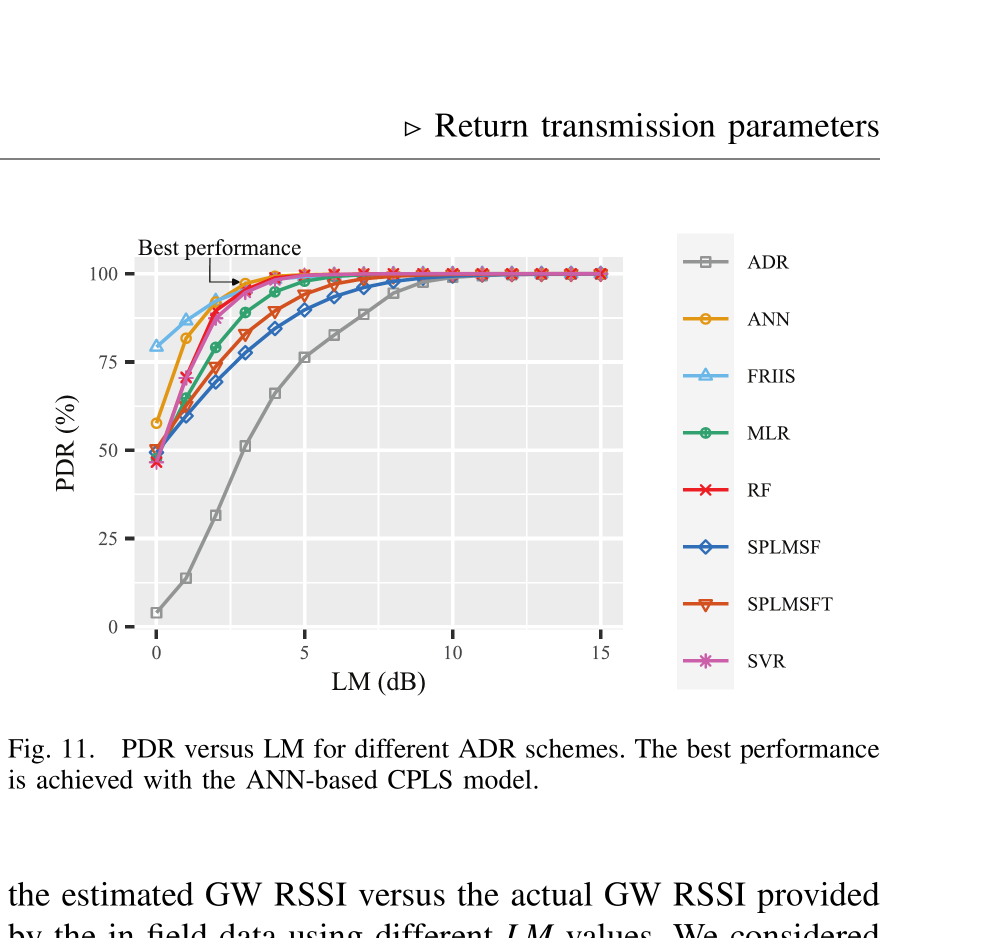
#> input picture paper_digitized/fig11_hi.png, 1975 x 1875 px (shown at 1/2 size)
$ python digitize.py
#> lines starting #> are read from the running program, lines starting #| are printed output that depends on the picture; after the words box and inside, x2 and y2 are one past the last pixel; in counts of white or black regions, pixels touching at a corner belong together
"""Digitize a ggplot-style figure: detect the grey panel and its white gridlines, map pixels
to data via the known tick values, classify curve pixels by colour, and read each series at
requested x positions as the median y of its pixels in a narrow column band."""
import numpy as np
from PIL import Image

SERIES = ["ADR", "ANN", "FRIIS", "MLR", "RF", "SPLMSF", "SPLMSFT", "SVR"]   # legend order


def panel_and_grid(a):
    """Panel bbox from the ggplot grey; gridlines = narrow white runs inside it.  Returns the
    MAJOR gridline centres (thicker runs) and all runs, so ticks can be matched to labels."""
    grey = (np.abs(a[:, :, 0] - 235) < 8) & (np.abs(a[:, :, 1] - 235) < 8) & (np.abs(a[:, :, 2] - 235) < 8)
    white = (a.min(axis=2) > 248)
    rows = np.flatnonzero(grey.mean(axis=1) > 0.15); cols = np.flatnonzero(grey.mean(axis=0) > 0.15)
    y0, y1, x0, x1 = rows[0], rows[-1], cols[0], cols[-1]
    iy, ix = slice(y0 + 12, y1 - 12), slice(x0 + 12, x1 - 12)          # interior only

    def runs(profile, offset, lo, hi):
        idx = np.flatnonzero(profile > 0.6)
        groups = np.split(idx, np.flatnonzero(np.diff(idx) > 1) + 1)
        out = []
        for g in groups:
            if not len(g): continue
            c, w = g.mean() + offset, g[-1] - g[0] + 1
            if w <= 10 and lo - 1 <= c <= hi + 1:      # a gridline, inside the panel proper
                out.append(c)
        return np.array(out)

    v = runs(white[iy, x0 - 4:x1 + 5].mean(axis=0), x0 - 4, x0, x1)
    h = runs(white[y0 - 4:y1 + 5, ix].mean(axis=1), y0 - 4, y0, y1)
    return (y0, y1, x0, x1), v, h


def calibrate(lines_px, first_tick, spacing, descending=False):
    """Equally spaced gridlines; the one at the axis minimum is `first_tick`.  For y the
    pixel order is reversed (pixel y grows downward while data grows upward)."""
    px = np.sort(lines_px)
    if descending: px = px[::-1]
    vals = first_tick + spacing * np.arange(len(px))
    return np.polyfit(vals, px, 1), len(px)


def legend_colors(a, box):
    """Sample the legend key colours top-to-bottom.  box = (x0, x1, y0, y1) of the key column."""
    x0, x1, y0, y1 = box
    sub = a[y0:y1, x0:x1].astype(int)
    sat = sub.max(axis=2) - sub.min(axis=2)
    dark_grey = (sat < 12) & (sub.mean(axis=2) < 200) & (sub.mean(axis=2) > 90)
    marker = (sat > 60) | dark_grey
    rows = np.flatnonzero(marker.mean(axis=1) > 0.05)
    groups = np.split(rows, np.flatnonzero(np.diff(rows) > 15) + 1)
    cols = []
    for g in groups:
        px = sub[g[0]:g[-1] + 1][marker[g[0]:g[-1] + 1]]
        cols.append(px.mean(axis=0))
    return cols


def classify(a, colors, tol=55):
    """Nearest-colour label per pixel, or -1 if far from every series colour."""
    flat = a.reshape(-1, 3).astype(float)
    d = np.stack([np.linalg.norm(flat - c, axis=1) for c in colors], axis=1)
    lab = d.argmin(axis=1); lab[d.min(axis=1) > tol] = -1
    return lab.reshape(a.shape[:2])


def read_series(a, lab, k, xs_px, panel, half=4):
    y0, y1, x0, x1 = panel
    out = []
    for xp in xs_px:
        band = lab[y0:y1, int(xp - half):int(xp + half + 1)]
        ys = np.flatnonzero((band == k).any(axis=1)) + y0
        out.append(np.median(ys) if len(ys) else np.nan)
    return np.array(out)


def digitize(png, x_first, x_step, y_first, y_step, x_query, legend_box=None, colors=None, tol=55,
             y_anchor_series=None):
#> called with png = 'fig11_hi.png', x_first = 0, x_step = 2.5, y_first = 0, y_step = 12.5, legend_box = (1370, 1460, 470, 1400), tol = 55
    a = np.asarray(Image.open(png).convert("RGB")).astype(int)
    panel, v, h = panel_and_grid(a)
#> in panel_and_grid, `grey = (np.abs(a[:, :, 0] - 235) < 8) & (np.abs(a[:, :, 1] - 235) < 8)..`:
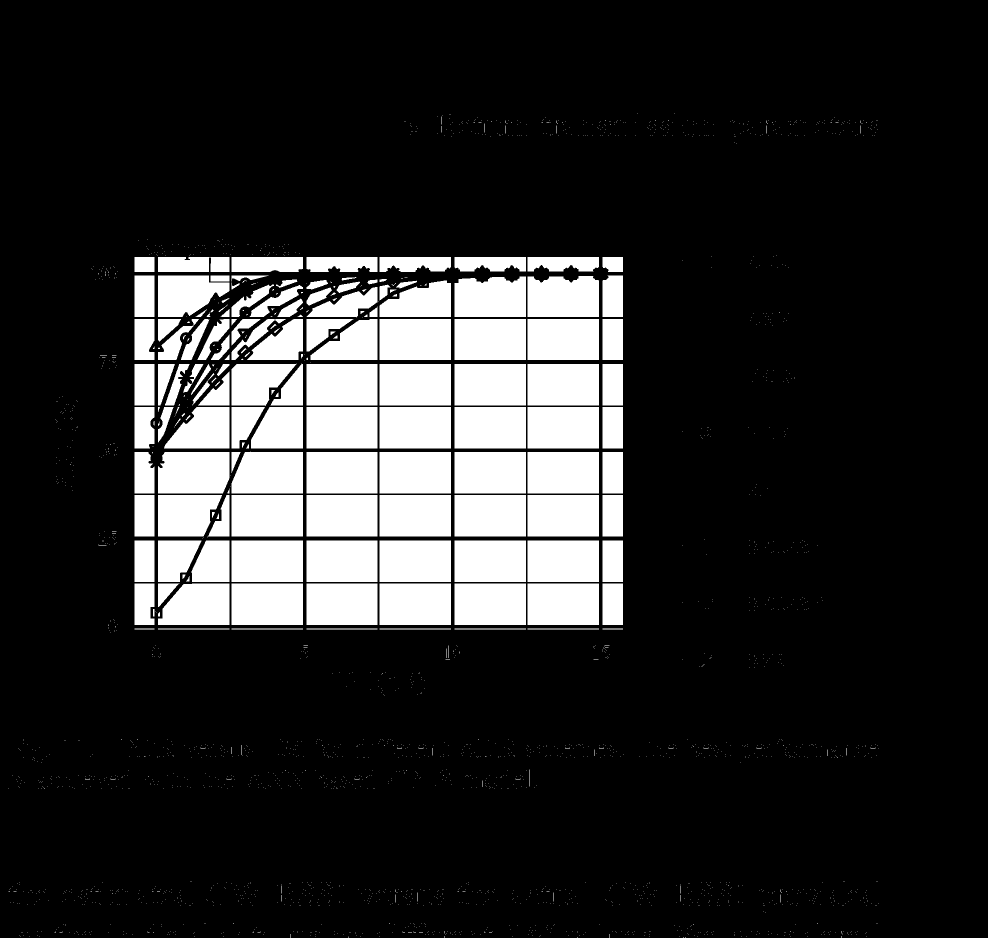
#> grey: shape (1875, 1975) bool (shown at 1/2 size); 16.5% white; 2556 white regions (2397 under 20 px), largest, box (x1, y1, x2, y2) and area: (759, 728, 902, 811) 11869, (909, 728, 1052, 811) 11869, (1055, 728, 1198, 811) 11869
#> in panel_and_grid, `white = (a.min(axis=2) > 248)`:
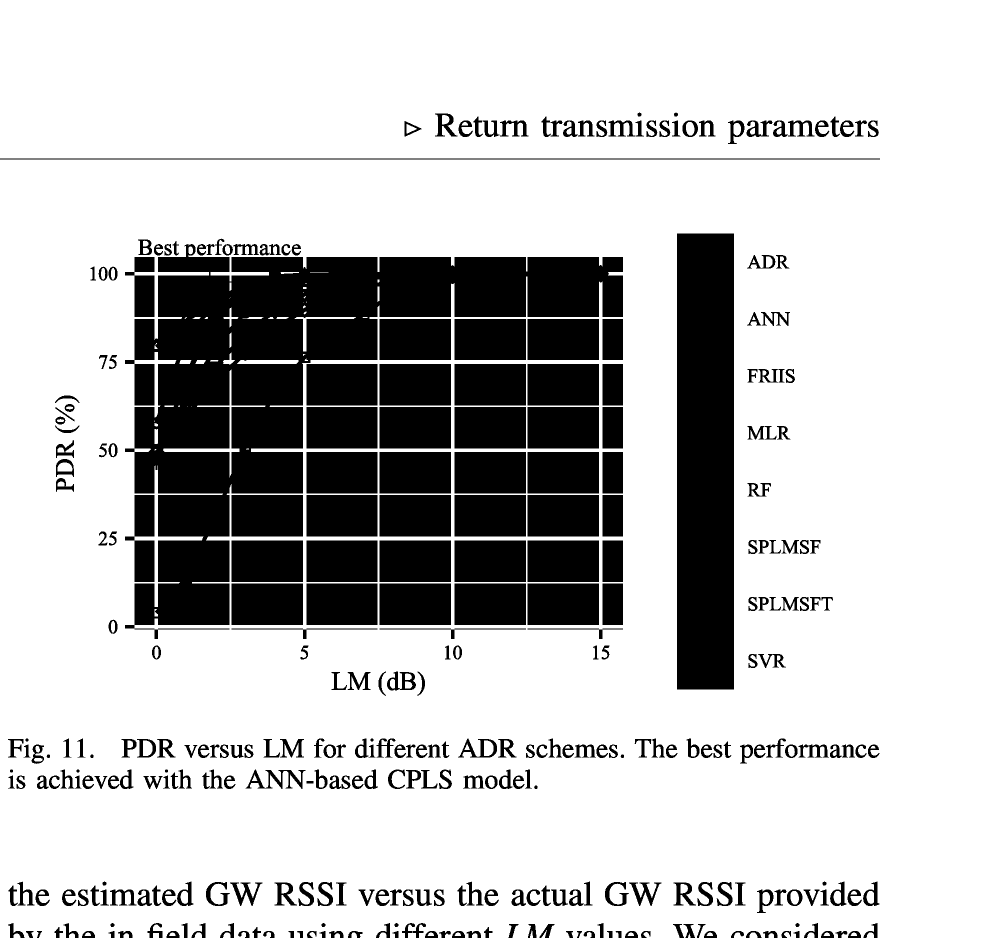
#> white: shape (1875, 1975) bool (shown at 1/2 size); 76.5% white; 346 black regions, largest, box (x1, y1, x2, y2) and area: (250, 488, 1246, 1278) 269904, (1354, 467, 1468, 1379) 103968, (759, 728, 902, 811) 11869
#> in panel_and_grid, `rows = np.flatnonzero(grey.mean(axis=1) > 0.15)`: rows = 694 values from 514 to 1258
#> in panel_and_grid, `cols = np.flatnonzero(grey.mean(axis=0) > 0.15)`: cols = 938 values from 269 to 1245
#> in panel_and_grid, `y0, y1, x0, x1 = rows[0], rows[-1], cols[0], cols[-1]`: y0 = 514; y1 = 1258; x0 = 269; x1 = 1245
#> in runs, `idx = np.flatnonzero(profile > 0.6)`: idx = 47 values from 0 to 984
#> in runs, `groups = np.split(idx, np.flatnonzero(np.diff(idx) > 1) + 1)`: groups = [[0, 1, 2, 3], [44, 45, 46, 47, 48, 49, 50], [194, 195, 196, 197], [341, 342, 343, 344, 345, 346, 347], [490, 491, 492, 493], [637, 638, 639, 640, 641, 642, 643], [787, 788, 789], [933, 934, 935, 936, 937, 938, 939], [981, 982, 983, 984]]
#> the loop in runs, `for g in groups:` made 9 passes
#> (g, c, w) on passes 1 to 9: ([0, 1, 2, 3], 266.5, 4), ([44, 45, 46, 47, 48, 49, 50], 312, 7), ([194, 195, 196, 197], 460.5, 4), ([341, 342, 343, 344, 345, 346, 347], 609, 7), ([490, 491, 492, 493], 756.5, 4), ([637, 638, 639, 640, 641, 642, 643], 905, 7), ([787, 788, 789], 1053, 3), ([933, 934, 935, 936, 937, 938, 939], 1201, 7), ([981, 982, 983, 984], 1247.5, 4)
#> after the loop in runs, `for g in groups:`: out = [312, 460.5, 609, 756.5, 905, 1053, 1201]
#> the loop in runs (call 2), `for g in groups:` made 10 passes
#> (g, c, w) on passes 1 to 10: ([0, 1, 2, 3], 511.5, 4), ([124, 125, 126, 127], 635.5, 4), ([210, 211, 212, 213, 214, 215, 216, 217], 723.5, 8), ([301, 302, 303], 812, 3), ([387, 388, 389, 390, 391, 392, 393], 900, 7), ([477, 478, 479], 988, 3), ([563, 564, 565, 566, 567, 568, 569, 570], 1076.5, 8), ([654, 655, 656], 1165, 3), ([740, 741, 742, 743, 744, 745, 746], 1253, 7), ([749, 750, 751, 752], 1260.5, 4)
#> in panel_and_grid, `h = runs(white[y0 - 4:y1 + 5, ix].mean(axis=1), y0 - 4, y0, y1)`: h = [635.5, 723.5, 812, 900, 988, 1076.5, 1165, 1253]
#> panel = (514, 1258, 269, 1245); v = [312, 460.5, 609, 756.5, 905, 1053, 1201]; h = [635.5, 723.5, 812, 900, 988, 1076.5, 1165, 1253]
    px_per_x, nx = calibrate(v, x_first, x_step)
#> in calibrate, `px = np.sort(lines_px)`: px = [312, 460.5, 609, 756.5, 905, 1053, 1201]
#> in calibrate, `vals = first_tick + spacing * np.arange(len(px))`: vals = [0, 2.5, 5, 7.5, 10, 12.5, 15]
#> px_per_x = [59.26, 312.3]; nx = 7
    if colors is None: colors = legend_colors(a, legend_box)
#> in legend_colors, `sub = a[y0:y1, x0:x1].astype(int)`:
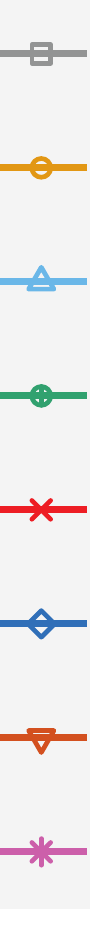
#> sub: shape (930, 90, 3) int64; mean R, G, B 236.7, 234, 233.9
#> in legend_colors, `sat = sub.max(axis=2) - sub.min(axis=2)`:
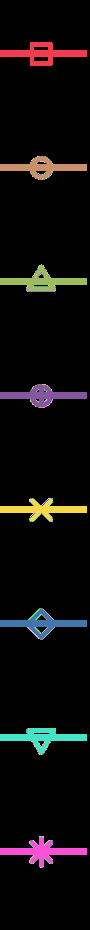
#> sat: shape (930, 90) int64; 82 distinct labels, from 0 to 208; one colour per label, 0 black
#> in legend_colors, `dark_grey = (sat < 12) & (sub.mean(axis=2) < 200) & (sub.mean(axis=2) ..`:
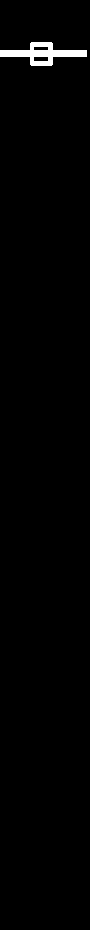
#> dark_grey: shape (930, 90) bool; 1.1% white; 1 white region, box (x1, y1, x2, y2) and area: (0, 42, 87, 66) 898
#> in legend_colors, `marker = (sat > 60) | dark_grey`:
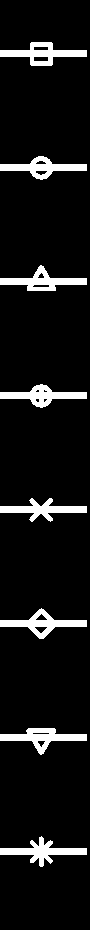
#> marker: shape (930, 90) bool; 8.3% white; 8 white regions, largest, box (x1, y1, x2, y2) and area: (0, 42, 87, 66) 898, (0, 728, 87, 755) 896, (0, 836, 87, 867) 895
#> in legend_colors, `rows = np.flatnonzero(marker.mean(axis=1) > 0.05)`: rows = 201 values from 42 to 865
#> in legend_colors, `groups = np.split(rows, np.flatnonzero(np.diff(rows) > 15) + 1)`: groups = 8 items
#> the loop in legend_colors, `for g in groups:` made 8 passes
#> after the loop in legend_colors, `for g in groups:`: cols = [[147.2, 148.2, 148.2], [226.3, 152.7, 24.12], [107.2, 183.5, 232.1], [50.5, 161.6, 112], [237.1, 32.92, 39.79], [52.52, 114, 185.4], [211.4, 82.22, 33.88], [204.2, 95.94, 170.4]]
#> colors has the same summary as cols in legend_colors
    lab = classify(a, colors, tol)
#> in classify, `return lab.reshape(a.shape[:2])`:
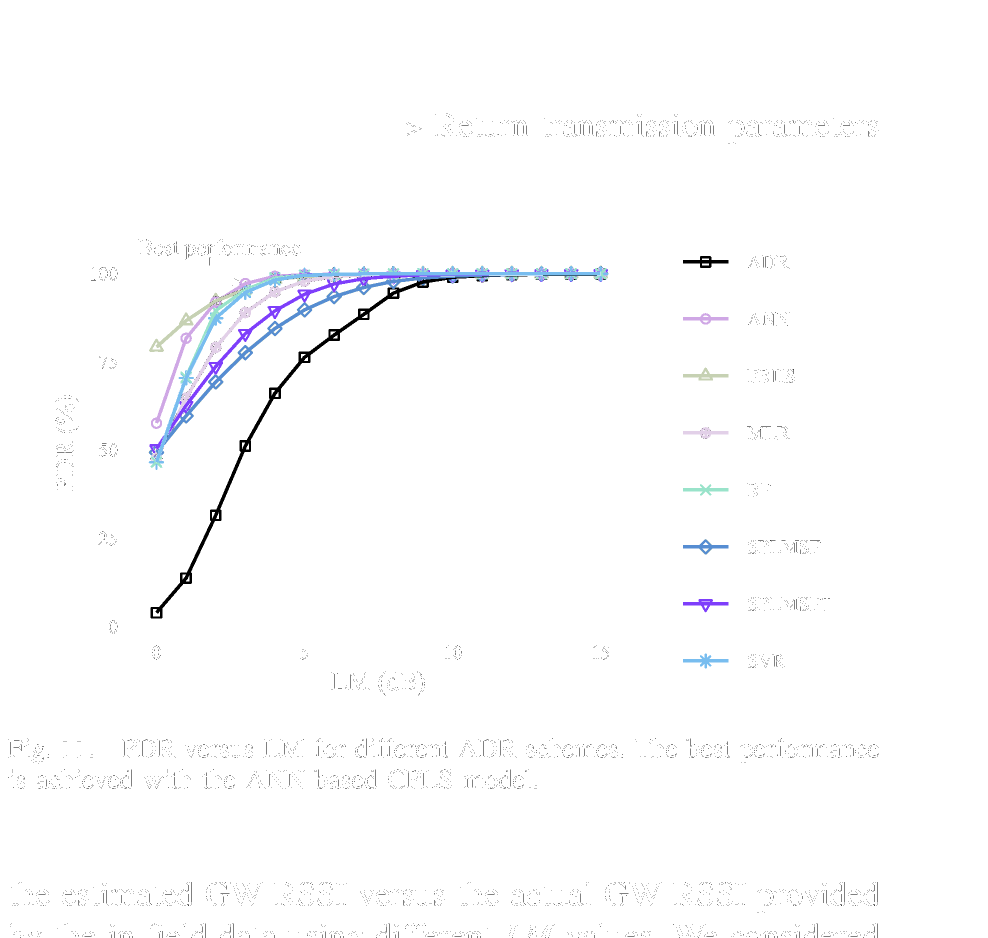
#> returned value: shape (1875, 1975) int64 (shown at 1/2 size); 9 distinct labels, from -1 to 7; one colour per label, 0 black, -1 white
    if y_anchor_series is None:
        px_per_y, ny = calibrate(h, y_first, y_step, descending=True)
#> px_per_y = [-7.06, 1253]; ny = 8
    else:
        # A series known to be a flat line at y = 0 (the ADR reference in Figs. 12/13): its
        # modal pixel row is data 0.  Spacing = the smallest gap between detected gridlines,
        # which survives missed lines.  Robust to annotations crossing the panel.
        k = SERIES.index(y_anchor_series); y0, y1, x0, x1 = panel
        rows = np.flatnonzero((lab[y0:y1, x0 + 20:x1 - 20] == k).sum(axis=1) > 0.3 * (x1 - x0 - 40)) + y0
        zero_px = np.median(rows)
        gaps = np.diff(np.sort(h)); step_px = gaps[gaps > 8].min()
        px_per_y = np.array([-step_px / y_step, zero_px]); ny = len(h)
    xs_px = np.polyval(px_per_x, np.array(x_query, float))
#> xs_px = [312.3, 371.5, 430.8, 490.1, 549.3, 608.6, 667.8, 727.1, 786.3, 845.6, 904.9, 964.1, 1023.4, 1082.6, 1141.9, 1201.1]
    res = {}
    for k, name in enumerate(SERIES[:len(colors)]):
        ypx = read_series(a, lab, k, xs_px, panel)
        res[name] = (ypx - px_per_y[1]) / px_per_y[0]
#> this loop made 8 passes
#> name on passes 1 to 8: 'ADR', 'ANN', 'FRIIS', 'MLR', 'RF', 'SPLMSF', 'SPLMSFT', 'SVR'
#> after the loop, res = 8 items
    y_top = (panel[0] - px_per_y[1]) / px_per_y[0]; y_bot = (panel[1] - px_per_y[1]) / px_per_y[0]
#> after `y_top = (panel[0] - px_per_y[1]) / px_per_y[0]`: y_top = 104.7
#> after `y_bot = (panel[1] - px_per_y[1]) / px_per_y[0]`: y_bot = -0.708
    x_l = (panel[2] - px_per_x[1]) / px_per_x[0]; x_r = (panel[3] - px_per_x[1]) / px_per_x[0]
#> after `x_l = (panel[2] - px_per_x[1]) / px_per_x[0]`: x_l = -0.73
#> after `x_r = (panel[3] - px_per_x[1]) / px_per_x[0]`: x_r = 15.74
    info = dict(panel=panel, n_x=nx, n_y=ny, colors=[np.array(c).round().tolist() for c in colors],
                x_map=f"{px_per_x[0]:.2f} px/unit, panel x {x_l:.1f}..{x_r:.1f}",
                y_map=f"{-px_per_y[0]:.2f} px/unit, panel y {y_bot:.1f}..{y_top:.1f}")
#> info = 6 items
    return res, info


if __name__ == "__main__":
    import pandas as pd
    res, info = digitize("fig11_hi.png", 0, 2.5, 0, 12.5, x_query=list(range(0, 16)),
                         legend_box=(1370, 1460, 470, 1400))
#> res = 8 items; info = 6 items
    print("Fig11:", info["n_x"], "x-lines,", info["n_y"], "y-lines |", info["x_map"], "|", info["y_map"])
#| Fig11: 7 x-lines, 8 y-lines | 59.26 px/unit, panel x -0.7..15.7 | 7.06 px/unit, panel y -0.7..104.7
    colors = [np.array(c) for c in info["colors"]]
#> colors = [[147, 148, 148], [226, 153, 24], [107, 184, 232], [50, 162, 112], [237, 33, 40], [53, 114, 185], [211, 82, 34], [204, 96, 170]]
    df = pd.DataFrame(res, index=list(range(0, 16))); df.index.name = "LM"
#> after `df = pd.DataFrame(res, index=list(range(0, 16)))`: df = table of 16 rows and 8 columns
    print(df.round(1).to_string()); df.to_csv("paper_fig11_digitized.csv")
#|       ADR    ANN  FRIIS    MLR     RF  SPLMSF  SPLMSFT    SVR
#| LM
#| 0     4.8   58.7   79.6   48.5   46.6    49.9     50.5   47.2
#| 1    14.7   80.9   86.1   64.6   71.4    59.5     62.3   69.9
#| 2    32.3   91.5   91.9   78.9   88.8    69.3     73.4   86.8
#| 3    51.3   97.5   78.3   89.0   95.6    77.6     82.8   94.4
#| 4    66.4  100.2   85.4   94.8   99.1    84.5     89.3   97.8
#| 5    76.6  100.7   90.2   97.4  100.4    89.7     94.1  100.3
#| 6
#> (the run stopped early here; a loop or call above may not have finished)
